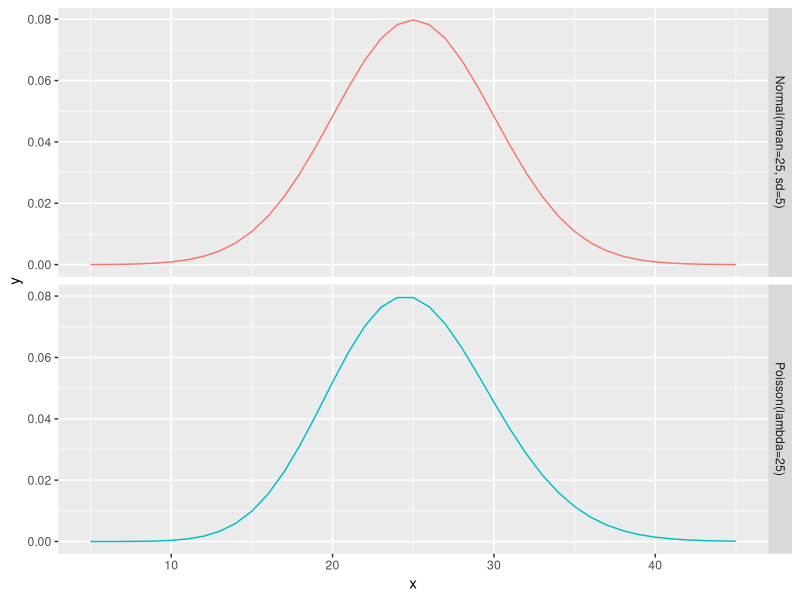

This chart was generated by the following R code:
## ---- chunk 1
library(ggplot2)
library(reshape)
library(knitr)

range<-c(5:45)
mean<-25
sd<-sqrt(mean)
#load poisson data
distributions <- data.frame(dist=sprintf("Poisson(lambda=%i)",mean)
                            ,x=range
                            ,y=dpois(range,mean)
                            )
# add normal data
distributions <- rbind(distributions
                       ,data.frame(dist=sprintf("Normal(mean=%i, sd=%i)",mean,sd)
                                   ,x=range
                                   ,y=dnorm(range,mean,sd)
                                   )
                       )


options(digits=4)
kable(summary(cast(distributions, x ~ dist)))
## ---- chunk 2
qplot(x,y,data=distributions
      ,color=dist
      ,facets=dist~.
      ,fill=dist
      ,geom=c( "line")) + theme(legend.position="none")
